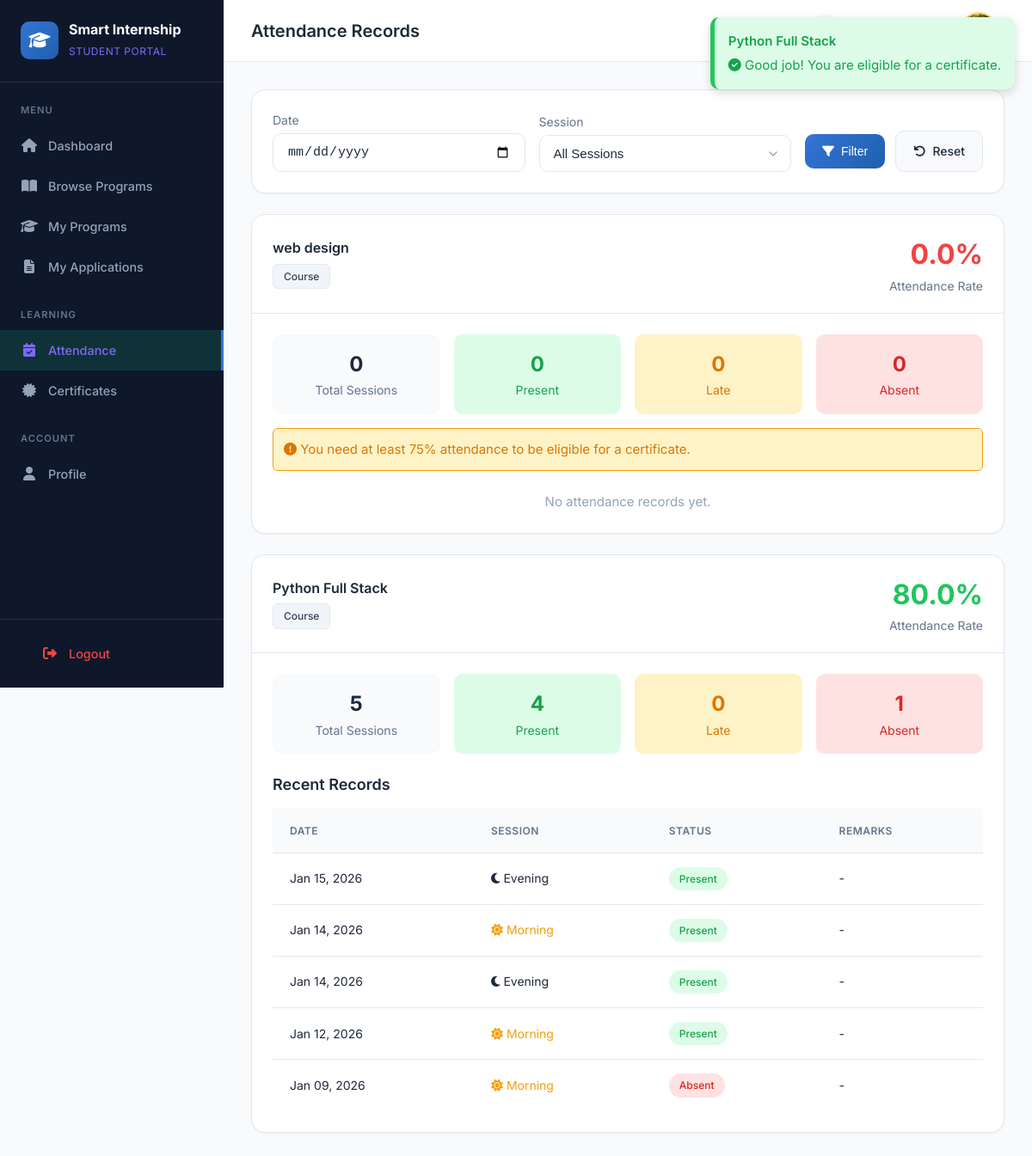
Before: /student/attendance/ (signed in) with the older database file.
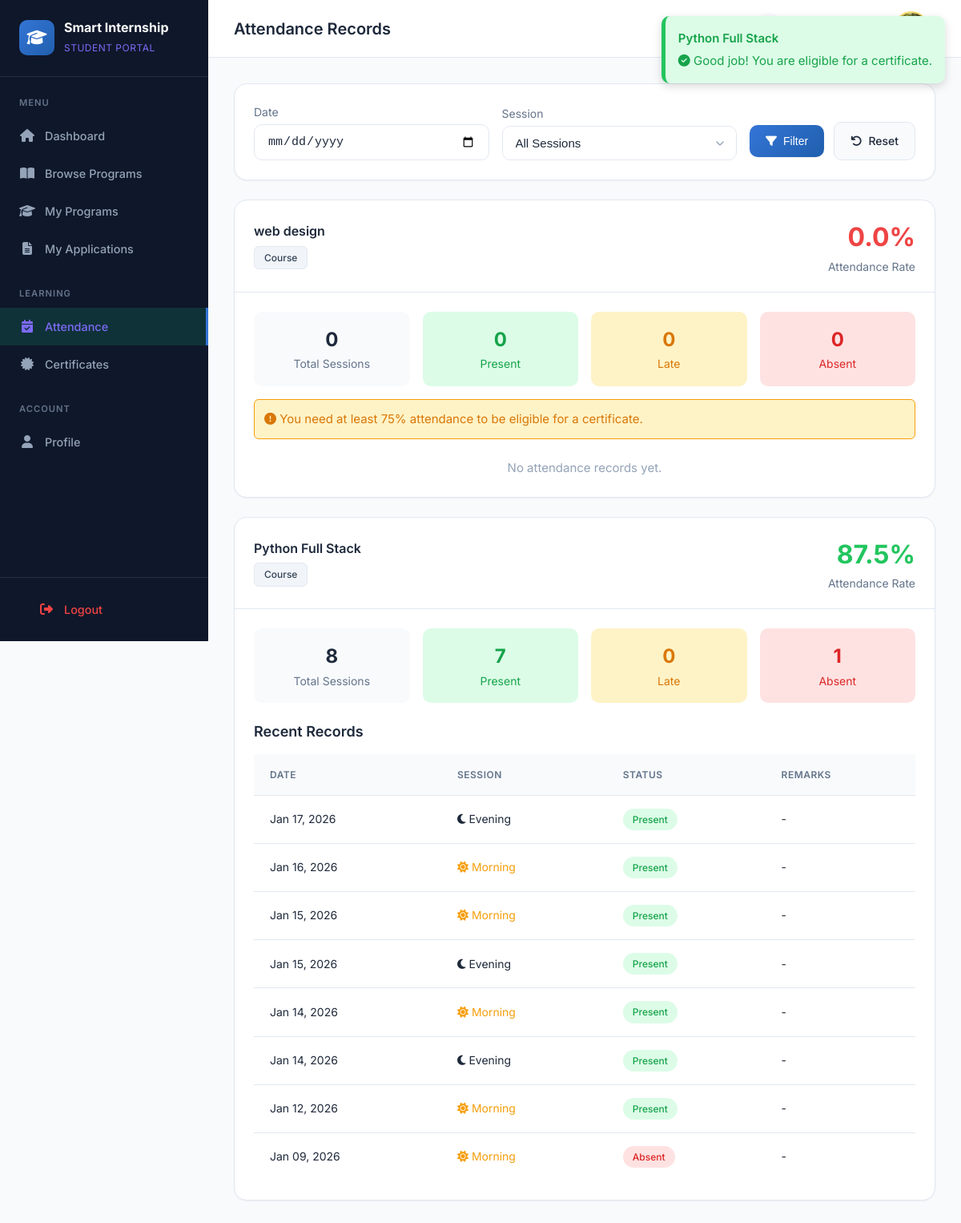
After: the same page with the newer database file.
### applications/models.py (models this page shows, shortened)
class Application(models.Model):
    STATUS_CHOICES = [
        ('PENDING', 'Pending'),
        ('APPROVED', 'Approved'),
        ('REJECTED', 'Rejected'),
        ('WITHDRAWN', 'Withdrawn'),
    ]
    student = models.ForeignKey(
        settings.AUTH_USER_MODEL,
        on_delete=models.CASCADE,
        limit_choices_to={'role': 'STUDENT'},
        related_name='applications'
    )
    course = models.ForeignKey(Course, null=True, blank=True, on_delete=models.CASCADE)
    internship = models.ForeignKey(Internship, null=True, blank=True, on_delete=models.CASCADE)
    status = models.CharField(max_length=20, choices=STATUS_CHOICES, default='PENDING')
    applied_at = models.DateTimeField(auto_now_add=True)
    reviewed_at = models.DateTimeField(blank=True, null=True)
    reviewed_by = models.ForeignKey(
        settings.AUTH_USER_MODEL,
        on_delete=models.SET_NULL,
        null=True,
        blank=True,
        related_name='reviewed_applications'
    )
    notes = models.TextField(blank=True, null=True, help_text="Notes from reviewer")
    student_remarks = models.TextField(blank=True, null=True, help_text="Remarks from student")
    class Meta:
        verbose_name = 'Application'
        verbose_name_plural = 'Applications'
        ordering = ['-applied_at']
    @property
    def program_name(self):
        if self.course:
            return self.course.name
        elif self.internship:
            return self.internship.title
        return 'N/A'
    @property
    def program_type(self):
        if self.course:
            return 'Course'
        elif self.internship:
            return 'Internship'
        return 'N/A'

### courses/models.py (models this page shows, shortened)
class Course(models.Model):
    name = models.CharField(max_length=200)
    description = models.TextField(blank=True, null=True)
    institution = models.ForeignKey(Institution, on_delete=models.CASCADE)
    coordinator = models.ForeignKey(
        settings.AUTH_USER_MODEL,
        on_delete=models.SET_NULL,
        null=True,
        blank=True,
        limit_choices_to={'role': 'COORDINATOR'},
        related_name='coordinated_courses'
    )
    CATEGORY_CHOICES = (
        ('WEB', 'Web Development'),
        ('PYTHON', 'Python Programming'),
        ('DATA', 'Data Science'),
        ('AI', 'Artificial Intelligence'),
        ('APP', 'App Development'),
        ('CYBER', 'Cyber Security'),
        ('DESIGN', 'UI/UX Design'),
        ('OTHER', 'Other'),
    )
    category = models.CharField(max_length=20, choices=CATEGORY_CHOICES, default='OTHER')
    duration_days = models.IntegerField(default=30, help_text="Duration in days")
    max_students = models.IntegerField(default=50)
    start_date = models.DateField(blank=True, null=True)
    end_date = models.DateField(blank=True, null=True)
    eligibility = models.TextField(blank=True, null=True, help_text="Eligibility criteria")
    is_active = models.BooleanField(default=True)
    created_at = models.DateTimeField(auto_now_add=True)
    updated_at = models.DateTimeField(auto_now=True)
    class Meta:
        verbose_name = 'Course'
        verbose_name_plural = 'Courses'
        ordering = ['-created_at']

### attendance/models.py (models this page shows, shortened)
class Attendance(models.Model):
    STATUS_CHOICES = [
        ('PRESENT', 'Present'),
        ('ABSENT', 'Absent'),
        ('LATE', 'Late'),
        ('EXCUSED', 'Excused'),
    ]
    SESSION_CHOICES = [
        ('MORNING', 'Morning'),
        ('EVENING', 'Evening'),
    ]
    application = models.ForeignKey(
        Application,
        on_delete=models.CASCADE,
        related_name='attendance_records'
    )
    date = models.DateField()
    session = models.CharField(
        max_length=10,
        choices=SESSION_CHOICES,
        default='MORNING',
        help_text='Session: MORNING or EVENING'
    )
    status = models.CharField(max_length=20, choices=STATUS_CHOICES, default='PRESENT')
    marked_by = models.ForeignKey(
        settings.AUTH_USER_MODEL,
        on_delete=models.SET_NULL,
        null=True,
        blank=True,
        related_name='marked_attendance'
    )
    marked_at = models.DateTimeField(auto_now_add=True)
    remarks = models.TextField(blank=True, null=True)
    check_in_time = models.TimeField(blank=True, null=True)
    check_out_time = models.TimeField(blank=True, null=True)
    created_at = models.DateTimeField(auto_now_add=True)
    updated_at = models.DateTimeField(auto_now=True)
    class Meta:
        verbose_name = 'Attendance'
        verbose_name_plural = 'Attendance Records'
        ordering = ['-date', '-session']
        unique_together = ['application', 'date', 'session']
    @classmethod
    def get_attendance_percentage(cls, application):
        records = cls.objects.filter(application=application)
        total = records.count()
        if total == 0:
            return 0.0
        attended = records.filter(status__in=['PRESENT', 'LATE']).count()
        return round((attended / total) * 100, 2)

### accounts/student_views.py (the view)
# urls.py: path('attendance/', student_views.my_attendance, name='attendance'),
@student_required
def my_attendance(request):
    student = request.user
    approved_applications = Application.objects.filter(
        student=student,
        status='APPROVED'
    ).filter(
        Q(course__is_active=True) | Q(internship__is_active=True)
    )
    filter_date = request.GET.get('date')
    session_filter = request.GET.get('session')
    attendance_data = []
    for app in approved_applications:
        all_records = Attendance.objects.filter(application=app).order_by('-date', '-session')
        total = all_records.count()
        present = all_records.filter(status='PRESENT').count()
        late = all_records.filter(status='LATE').count()
        absent = all_records.filter(status='ABSENT').count()
        morning_present = all_records.filter(session='MORNING', status__in=['PRESENT', 'LATE']).count()
        morning_total = all_records.filter(session='MORNING').count()
        evening_present = all_records.filter(session='EVENING', status__in=['PRESENT', 'LATE']).count()
        evening_total = all_records.filter(session='EVENING').count()
        filtered_records = all_records
        if filter_date:
            filtered_records = filtered_records.filter(date=filter_date)
        if session_filter and session_filter != 'ALL':
            filtered_records = filtered_records.filter(session=session_filter)
        percentage = Attendance.get_attendance_percentage(app)
        eligible_for_certificate = percentage >= 75
        attendance_data.append({
            'application': app,
            'records': filtered_records, # Only the list is filtered
            'total': total,              # Stats remain overall
            'present': present,
            'late': late,
            'absent': absent,
            'morning_present': morning_present,
            'morning_total': morning_total,
            'evening_present': evening_present,
            'evening_total': evening_total,
            'percentage': round(percentage, 1),
            'eligible_for_certificate': eligible_for_certificate,
        })
    context = {
        'attendance_data': attendance_data,
        'filter_date': filter_date,
        'session_filter': session_filter,
    }
    return render(request, 'student/attendance.html', context)

### templates/student/attendance.html (shortened to what the changed rows need)
{% extends 'student/base.html' %}
{% block page_title %}Attendance Records{% endblock %}
{% block content %}
{% if attendance_data %}
    {% for item in attendance_data %}
    <div class="card" style="margin-bottom: var(--space-6);">
        <div class="card-header">
            <div>
                <h3 class="card-title">{{ item.application.program_name }}</h3>
                <span class="tag" style="margin-top: var(--space-2);">{{ item.application.program_type }}</span>
            </div>
            <div style="text-align: right;">
                <div style="font-size: 2rem; font-weight: 700; color: {% if item.percentage >= 75 %}var(--success){% elif item.percentage >= 50 %}var(--warning){% else %}var(--error){% endif %};">
                    {{ item.percentage }}%
                </div>
                <div style="font-size: 0.875rem; color: var(--text-secondary);">Attendance Rate</div>
            </div>
        </div>
        <div class="card-body">
            <div style="display: grid; grid-template-columns: repeat(4, 1fr); gap: var(--space-4); margin-bottom: var(--space-4);">
                <div style="text-align: center; padding: var(--space-4); background: var(--bg-secondary); border-radius: var(--radius-md);">
                    <div style="font-size: 1.5rem; font-weight: 700; color: var(--text-primary);">{{ item.total }}</div>
                    <div style="font-size: 0.875rem; color: var(--text-secondary);">Total Sessions</div>
                </div>
                <div style="text-align: center; padding: var(--space-4); background: var(--success-light); border-radius: var(--radius-md);">
                    <div style="font-size: 1.5rem; font-weight: 700; color: var(--success-dark);">{{ item.present }}</div>
                    <div style="font-size: 0.875rem; color: var(--success-dark);">Present</div>
                </div>
                <div style="text-align: center; padding: var(--space-4); background: var(--warning-light); border-radius: var(--radius-md);">
                    <div style="font-size: 1.5rem; font-weight: 700; color: var(--warning-dark);">{{ item.late }}</div>
                    <div style="font-size: 0.875rem; color: var(--warning-dark);">Late</div>
                </div>
                <div style="text-align: center; padding: var(--space-4); background: var(--error-light); border-radius: var(--radius-md);">
                    <div style="font-size: 1.5rem; font-weight: 700; color: var(--error-dark);">{{ item.absent }}</div>
                    <div style="font-size: 0.875rem; color: var(--error-dark);">Absent</div>
                </div>
            </div>
            <div style="margin-bottom: var(--space-6);">
                {% if item.eligible_for_certificate %}
                <div class="alert alert-success floating-success-alert" style="position: fixed; right: 20px; z-index: 9999; min-width: 300px; box-shadow: 0 4px 12px rgba(0,0,0,0.15); background: var(--success-light); color: var(--success-dark); padding: var(--space-4); border-radius: var(--radius-md); border-left: 5px solid var(--success);">
                    <div style="font-weight: 600; margin-bottom: 4px;">{{ item.application.program_name }}</div>
                    <div><i class="fas fa-check-circle"></i> Good job! You are eligible for a certificate.</div>
                </div>
                {% else %}
                <div class="alert alert-warning" style="background: var(--warning-light); color: var(--warning-dark); padding: var(--space-3); border-radius: var(--radius-sm); border: 1px solid var(--warning);">
                    <i class="fas fa-exclamation-circle"></i> You need at least 75% attendance to be eligible for a certificate.
                </div>
                {% endif %}
            </div>
            {% if item.records %}
            <h4 style="margin-bottom: var(--space-4);">Recent Records</h4>
            <div class="table-container">
                <table class="data-table">
                    <thead>
                        <tr>
                            <th>Date</th>
                            <th>Session</th>
                            <th>Status</th>
                            <th>Remarks</th>
                        </tr>
                    </thead>
                    <tbody>
                        {% for record in item.records %}
                        <tr>
                            <td>{{ record.date|date:"M d, Y" }}</td>
                            <td>
                                {% if record.session == 'MORNING' %}
                                    <span style="color: var(--warning);"><i class="fas fa-sun"></i> Morning</span>
                                {% else %}
                                    <span style="color: var(--primary);"><i class="fas fa-moon"></i> Evening</span>
                                {% endif %}
                            </td>
                            <td>
                                <span class="badge
                                    {% if record.status == 'PRESENT' %}badge-success
                                    {% elif record.status == 'LATE' %}badge-warning
                                    {% elif record.status == 'ABSENT' %}badge-error
                                    {% else %}badge-info{% endif %}">
                                    {{ record.get_status_display }}
                                </span>
                            </td>
                            <td>{{ record.remarks|default:"-" }}</td>
                        </tr>
                        {% endfor %}
                    </tbody>
                </table>
            </div>
            {% else %}
            <p style="color: var(--text-muted); text-align: center;">No attendance records yet.</p>
            {% endif %}
        </div>
    </div>
    {% endfor %}
{% endif %}
{% endblock %}

Changed rows visible on the page:
computed for Application "Python Full Stack": percentage "80.0" → "87.5"; total "5" → "8"; present "4" → "7"
added Attendance: date "Jan 17, 2026", session "EVENING" (drawn), status "Present", remarks "-", shown under Application "Python Full Stack"
added Attendance: date "Jan 16, 2026", session "MORNING" (drawn), status "Present", remarks "-", shown under Application "Python Full Stack"
added Attendance: date "Jan 15, 2026", session "MORNING" (drawn), status "Present", remarks "-", shown under Application "Python Full Stack"
